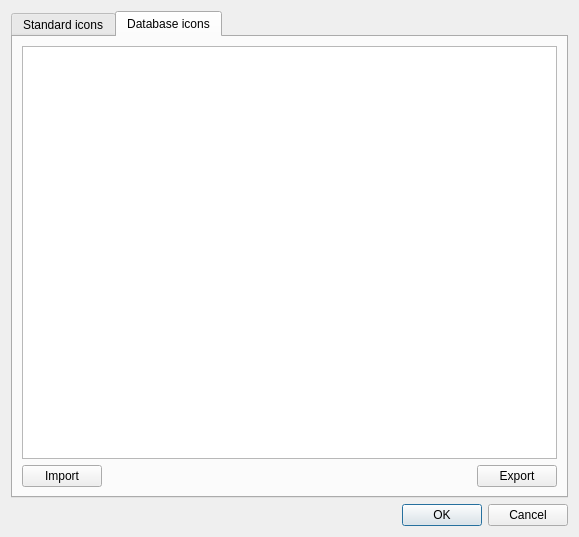
<?xml version="1.0" encoding="UTF-8"?>
<ui version="4.0">
 <class>IconDialog</class>
 <widget class="QDialog" name="IconDialog">
  <property name="geometry">
   <rect>
    <x>0</x>
    <y>0</y>
    <width>579</width>
    <height>537</height>
   </rect>
  </property>
  <property name="windowTitle">
   <string>Change icon</string>
  </property>
  <property name="modal">
   <bool>true</bool>
  </property>
  <layout class="QVBoxLayout" name="verticalLayout">
   <item>
    <widget class="QTabWidget" name="tabWidget">
     <property name="currentIndex">
      <number>1</number>
     </property>
     <widget class="QWidget" name="tab">
      <attribute name="title">
       <string>Standard icons</string>
      </attribute>
      <layout class="QHBoxLayout" name="horizontalLayout_2">
       <item>
        <widget class="QListView" name="standardIconView">
         <property name="editTriggers">
          <set>QAbstractItemView::NoEditTriggers</set>
         </property>
         <property name="showDropIndicator" stdset="0">
          <bool>false</bool>
         </property>
         <property name="dragDropMode">
          <enum>QAbstractItemView::NoDragDrop</enum>
         </property>
         <property name="movement">
          <enum>QListView::Static</enum>
         </property>
         <property name="isWrapping" stdset="0">
          <bool>true</bool>
         </property>
         <property name="spacing">
          <number>5</number>
         </property>
         <property name="viewMode">
          <enum>QListView::IconMode</enum>
         </property>
        </widget>
       </item>
      </layout>
     </widget>
     <widget class="QWidget" name="tab_2">
      <attribute name="title">
       <string>Database icons</string>
      </attribute>
      <layout class="QVBoxLayout" name="verticalLayout_2">
       <item>
        <widget class="QListView" name="databaseIconView">
         <property name="editTriggers">
          <set>QAbstractItemView::NoEditTriggers</set>
         </property>
         <property name="showDropIndicator" stdset="0">
          <bool>false</bool>
         </property>
         <property name="dragDropMode">
          <enum>QAbstractItemView::NoDragDrop</enum>
         </property>
         <property name="movement">
          <enum>QListView::Static</enum>
         </property>
         <property name="isWrapping" stdset="0">
          <bool>true</bool>
         </property>
         <property name="spacing">
          <number>5</number>
         </property>
         <property name="viewMode">
          <enum>QListView::IconMode</enum>
         </property>
        </widget>
       </item>
       <item>
        <layout class="QHBoxLayout" name="horizontalLayout">
         <item>
          <widget class="QPushButton" name="pushButton">
           <property name="text">
            <string>Import</string>
           </property>
          </widget>
         </item>
         <item>
          <spacer name="horizontalSpacer">
           <property name="orientation">
            <enum>Qt::Horizontal</enum>
           </property>
           <property name="sizeHint" stdset="0">
            <size>
             <width>40</width>
             <height>20</height>
            </size>
           </property>
          </spacer>
         </item>
         <item>
          <widget class="QPushButton" name="pushButton_2">
           <property name="text">
            <string>Export</string>
           </property>
          </widget>
         </item>
        </layout>
       </item>
      </layout>
     </widget>
    </widget>
   </item>
   <item>
    <widget class="QDialogButtonBox" name="buttonBox">
     <property name="orientation">
      <enum>Qt::Horizontal</enum>
     </property>
     <property name="standardButtons">
      <set>QDialogButtonBox::Cancel|QDialogButtonBox::Ok</set>
     </property>
    </widget>
   </item>
  </layout>
 </widget>
 <resources/>
 <connections>
  <connection>
   <sender>buttonBox</sender>
   <signal>accepted()</signal>
   <receiver>IconDialog</receiver>
   <slot>accept()</slot>
   <hints>
    <hint type="sourcelabel">
     <x>248</x>
     <y>254</y>
    </hint>
    <hint type="destinationlabel">
     <x>157</x>
     <y>274</y>
    </hint>
   </hints>
  </connection>
  <connection>
   <sender>buttonBox</sender>
   <signal>rejected()</signal>
   <receiver>IconDialog</receiver>
   <slot>reject()</slot>
   <hints>
    <hint type="sourcelabel">
     <x>316</x>
     <y>260</y>
    </hint>
    <hint type="destinationlabel">
     <x>286</x>
     <y>274</y>
    </hint>
   </hints>
  </connection>
 </connections>
</ui>
